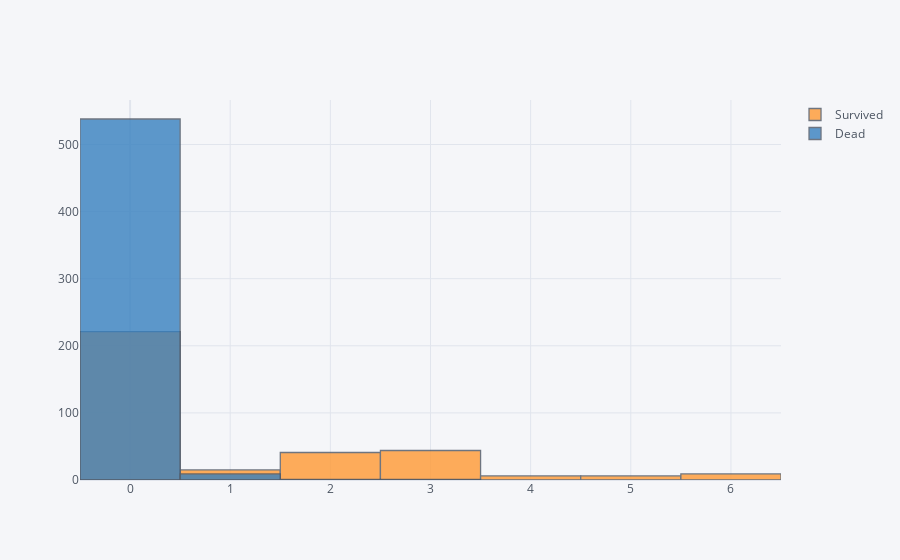

Source (notebook cell):
### Code cell
import pandas as pd
import chart_studio.plotly as py
import cufflinks as cf
cf.go_offline(connected=True)

ntrain = 891
train = df[:ntrain]
survived = train[train['Survived'] == 1]['HighChance'] 
dead = train[train['Survived'] == 0]['HighChance']
df_temp1 = pd.concat([survived, dead], axis=1, keys=['Survived', 'Dead'])
df_temp1.iplot(kind='histogram')

### Figure 1 — Plotly figure (JSON) as saved in the notebook; plotly's stock layout.template omitted (floating-point values rounded to 4 significant figures; data arrays with more than 128 entries replaced by an {"elided": "..."} marker saying what was removed)
{"data": [{"histfunc": "count", "histnorm": "", "marker": {"color": "rgba(255, 153, 51, 1.0)", "line": {"color": "#4D5663", "width": 1.3}}, "name": "Survived", "opacity": 0.8, "orientation": "v", "type": "histogram", "x": {"elided": "891 int values"}}, {"histfunc": "count", "histnorm": "", "marker": {"color": "rgba(55, 128, 191, 1.0)", "line": {"color": "#4D5663", "width": 1.3}}, "name": "Dead", "opacity": 0.8, "orientation": "v", "type": "histogram", "x": {"elided": "891 int values"}}], "layout": {"barmode": "overlay", "legend": {"bgcolor": "#F5F6F9", "font": {"color": "#4D5663"}}, "paper_bgcolor": "#F5F6F9", "plot_bgcolor": "#F5F6F9", "title": {"font": {"color": "#4D5663"}}, "xaxis": {"gridcolor": "#E1E5ED", "showgrid": true, "tickfont": {"color": "#4D5663"}, "title": {"font": {"color": "#4D5663"}, "text": ""}, "zerolinecolor": "#E1E5ED"}, "yaxis": {"gridcolor": "#E1E5ED", "showgrid": true, "tickfont": {"color": "#4D5663"}, "title": {"font": {"color": "#4D5663"}, "text": ""}, "zerolinecolor": "#E1E5ED"}}}
